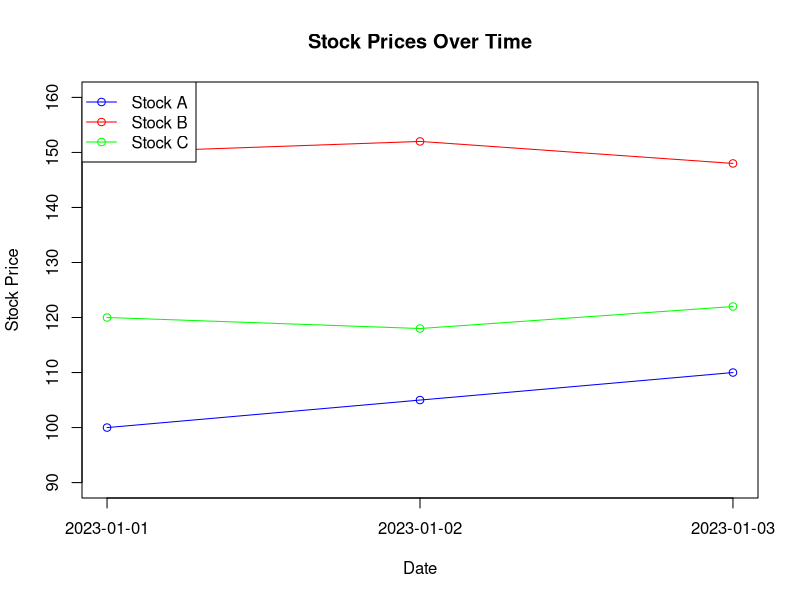
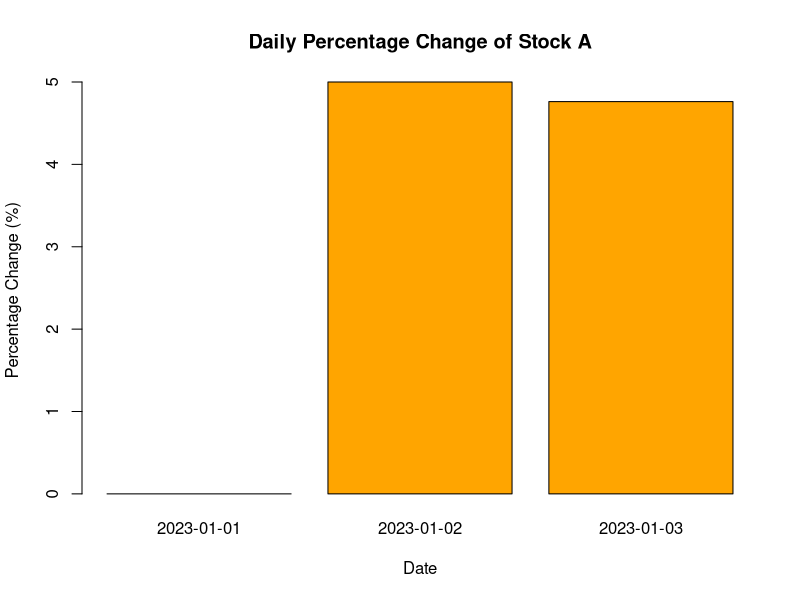

R code for these plots, in order:
# Stock Prices Dataset
Date <- c("2023-01-01",
          "2023-01-02",
          "2023-01-03")
Stock_A <- c(100,105,110)
Stock_B <- c(150,152,148)
Stock_C <- c(120,118,122)
stock <- data.frame(Date,
                    Stock_A,
                    Stock_B,
                    Stock_C)
print(stock)
plot(stock$Stock_A,
     type="o",
     col="blue",
     xaxt="n",
     ylim=c(90,160),
     xlab="Date",
     ylab="Stock Price",
     main="Stock Prices Over Time")
lines(stock$Stock_B,
      type="o",
      col="red")
lines(stock$Stock_C,
      type="o",
      col="green")
axis(1,
     at=1:3,
     labels=stock$Date)

legend("topleft",
       legend=c("Stock A","Stock B","Stock C"),
       col=c("blue","red","green"),
       lty=1,
       pch=1)
percent_change <- c(0,
                    ((105-100)/100)*100,
                    ((110-105)/105)*100)
barplot(percent_change,
        names.arg=stock$Date,
        main="Daily Percentage Change of Stock A",
        xlab="Date",
        ylab="Percentage Change (%)",
        col="orange",
        border="black")
View(stock)
